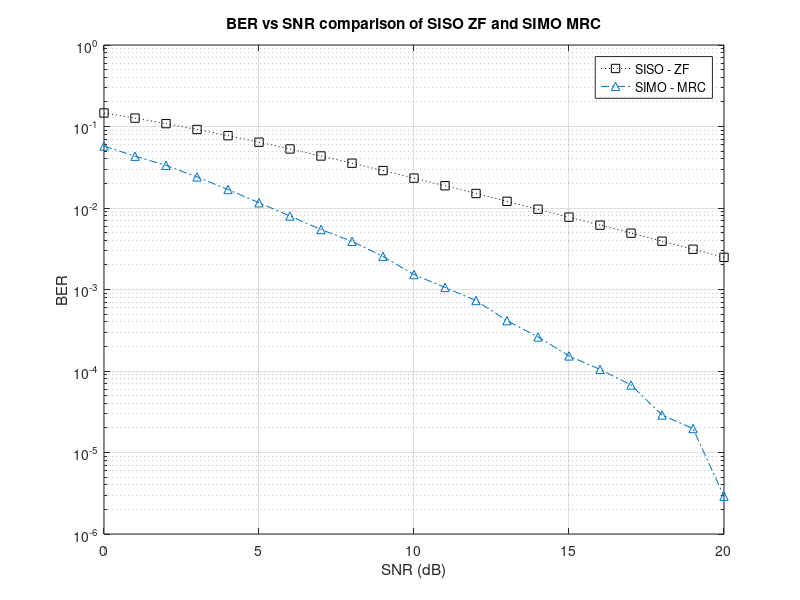
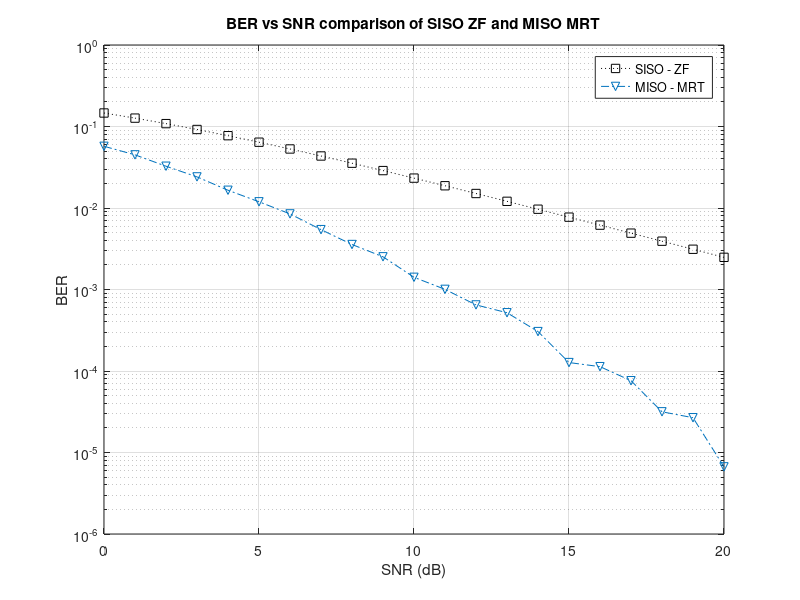
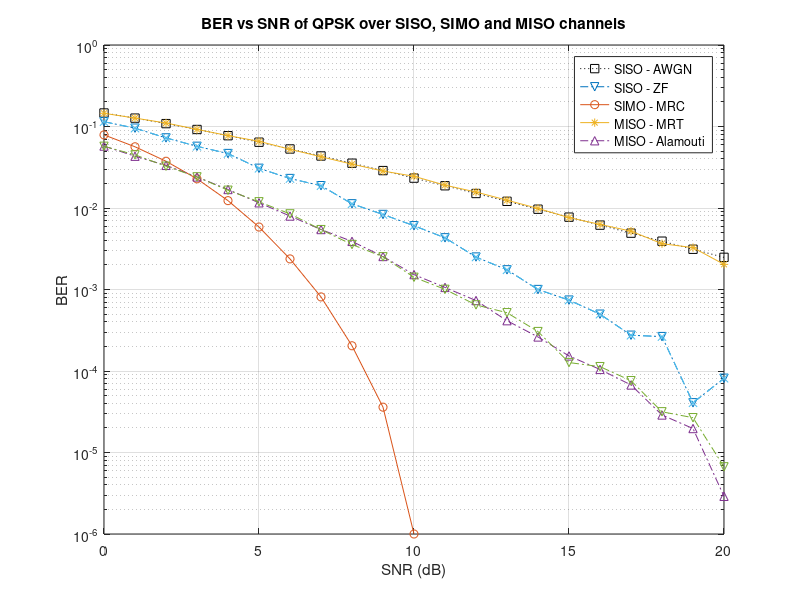

The MATLAB source for these figures, in order:
clear; close all;
load('ber_set.mat')
nSnr = length(snrPerBitDb);
anaBerBpskQpsk = zeros(nSnr, 1);
%% SIMO MRC
for iSnr = 1: nSnr
    % calculate SNR per bit
    snrPerBit = 10 .^ (snrPerBitDb(iSnr) / 10);
    % analytical BER
    anaBerBpskQpsk(iSnr) = 1 / 2 * (1 - sqrt(snrPerBit / (1 + snrPerBit)));
end
figure;
semilogy(snrPerBitDb, anaBerBpskQpsk, 'k:s');
hold on;
semilogy(snrDb, numBerQpskMrc, '-.^');
grid on;
legend('SISO - ZF', 'SIMO - MRC');
title('BER vs SNR comparison of SISO ZF and SIMO MRC');
xlabel('SNR (dB)');
ylabel('BER');
close;
%% MISO MRT
for iSnr = 1: nSnr
    % calculate SNR per bit
    snrPerBit = 10 .^ (snrPerBitDb(iSnr) / 10);
    % analytical BER
    anaBerBpskQpsk(iSnr) = 1 / 2 * (1 - sqrt(snrPerBit / (1 + snrPerBit)));
end
figure;
semilogy(snrPerBitDb, anaBerBpskQpsk, 'k:s');
hold on;
semilogy(snrDb, numBerQpskMrt, '-.v');
grid on;
legend('SISO - ZF', 'MISO - MRT');
title('BER vs SNR comparison of SISO ZF and MISO MRT');
xlabel('SNR (dB)');
ylabel('BER');
close;
%% MISO Alamouti
for iSnr = 1: nSnr
    % calculate SNR per bit
    snrPerBit = 10 .^ (snrPerBitDb(iSnr) / 10);
    % analytical BER
    anaBerBpskQpsk(iSnr) = 1 / 2 * (1 - sqrt(snrPerBit / (1 + snrPerBit)));
end
figure;
semilogy(snrPerBitDb, anaBerBpskQpsk, 'k:s');
hold on;
semilogy(snrDb, numBerQpskAlamouti, '-.v');
grid on;
legend('SISO - ZF', 'MISO - Alamouti');
title('BER vs SNR comparison of SISO ZF and MISO Alamouti');
xlabel('SNR (dB)');
ylabel('BER');
close;
%% BER comparison
semilogy(snrDb, numBerQpskAwgn, '-o');
hold on;
semilogy(snrDb, numBerQpskZf, '-*');
hold on;
semilogy(snrDb, numBerQpskMrc, '-.^');
hold on;
semilogy(snrDb, numBerQpskMrt, '-.v');
hold on;
semilogy(snrDb, numBerQpskAlamouti, '--x');
grid on;
legend('SISO - AWGN', 'SISO - ZF', 'SIMO - MRC', 'MISO - MRT', 'MISO - Alamouti');
title('BER vs SNR of QPSK over SISO, SIMO and MISO channels');
xlabel('SNR (dB)');
ylabel('BER');
